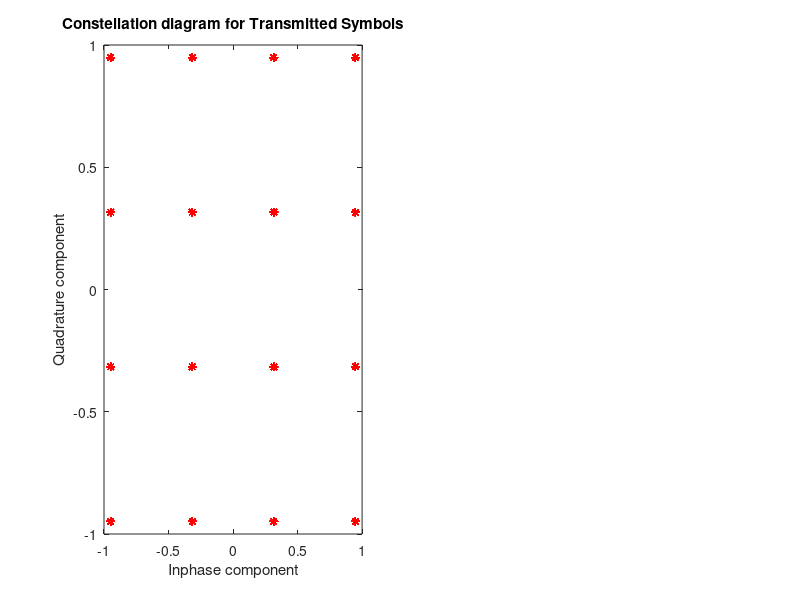
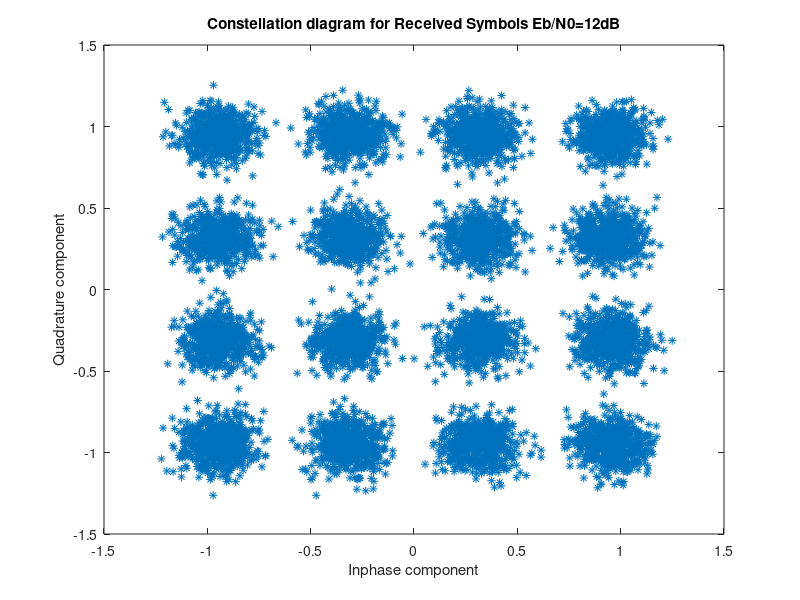
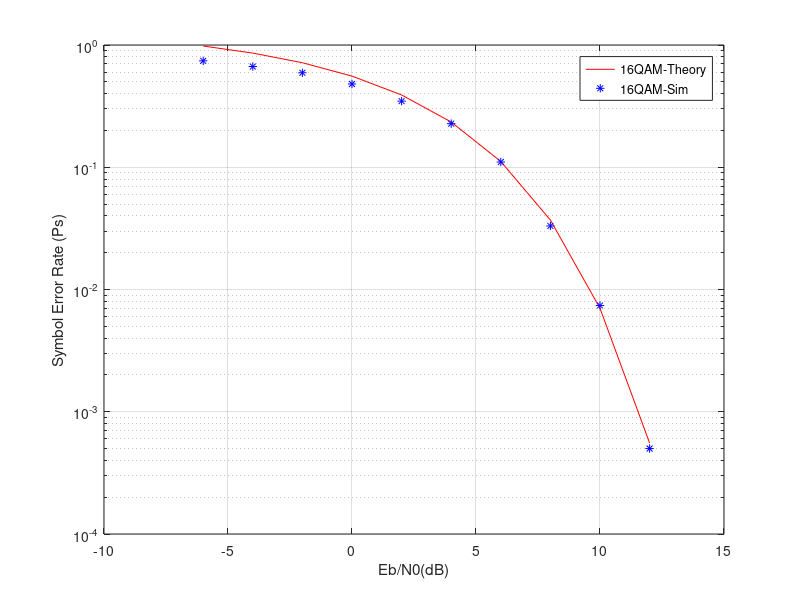

MATLAB code to generate these figures, in order:
clear;clc; %---------Input Fields-----------------------
N=10000; %Number of input symbols 
EbN0dB = -6:2:12; 
%Define EbN0dB range for simulation 
M=16; %for 16-QAM modulation. %--------------------------------------------
 
refArray =1/sqrt(10)*[-3-3j,-3-1j,-3+3j,-3+1j,-1-3j,-1-1j,-1+3j,-1+1j,3-3j,3-1j,3+3j,3+1j,1-3j,1-1j,1+3j,1+1j]; 
symErrSimulated = zeros(1,length(EbN0dB)); 
k=log2(M); 
EsN0dB = EbN0dB + 10*log10(k);
 
%---Generating a uniformly distributed random numbers in the set [0,1,2,..,M-1] 
data=ceil(M.*rand(N,1))-1; 
s=refArray(data+1); %16-QAM Constellation mapping with Gray coding
 
%--- Reference Constellation for demodulation and Error rate computation-
refI = real(refArray); 
refQ = imag(refArray);
 
%---Place holder for Symbol Error values for each Es/N0 for particular M value-
index=1; 
figure(1); 
subplot(1,2,1); 
plot(real(s),imag(s),'r*'); 
title('Constellation diagram for Transmitted Symbols'); 
xlabel('Inphase component'); 
ylabel('Quadrature component'); 
figure(2);

for x=EsN0dB, 
    %------------------------------------------
    %Channel Noise for various Es/N0 
    %------------------------------------------
    %Adding noise with variance according to the required Es/N0 
    noiseVariance = 1/(10.^(x/10));%Standard deviation for AWGN Noise 
    noiseSigma = sqrt(noiseVariance/2); %Creating a complex noise for adding with M-QAM modulated signal %Noise is complex since M-QAM is in complex representation 
    noise = noiseSigma*(randn(size(s))+1i*randn(size(s))); 
    received = s + noise;
    %-------------I-Q Branching--------------
    r_i = real(received); 
    r_q = imag(received);
 
%---Decision Maker-Compute (r_i-s_i)^2+(r_q-s_q)^2 and choose the smallest 
r_i_repmat = repmat(r_i,M,1); 
r_q_repmat = repmat(r_q,M,1); 
plot(r_i,r_q,'*'); 
title(['Constellation diagram for Received Symbols Eb/N0=' num2str(x-10*log10(k)) 'dB']); 
xlabel('Inphase component'); 
ylabel('Quadrature component'); 
pause; 
distance = zeros(M,N); %place holder for distance metric 
minDistIndex=zeros(N,1);
for j=1:N 
    %---Distance computation - (r_i-s_i)^2+(r_q-s_q)^2 -------------
    distance(:,j) = (r_i_repmat(:,j)-refI').^2+(r_q_repmat(:,j)-refQ').^2; 
    %---capture the index in the array where the minimum distance occurs 
    [dummy,minDistIndex(j)]=min(distance(:,j));
    end
 
y = minDistIndex - 1;%The index becomes the decoded symbol
 
%--------------Symbol Error Rate Calculation------------------------------
dataCap = y; 
symErrSimulated(1,index) = sum(dataCap~=data)/N; 
index=index+1; 
end
 %----- Compute Theoretical Symbol Error Rates --------------------
 %EsN0lin = 10.^(EsN0dB/10); 
 EbN0lin = 10.^(EbN0dB/10); 
 symErrTheory = 2*(1-1/sqrt(M))*erfc(sqrt(3/2*k*EbN0lin/(M-1)));
 
%---------------Plotting commands-----------------------   
figure(3); 
semilogy(EbN0dB,symErrTheory,'r-');
hold on; 
semilogy(EbN0dB,symErrSimulated,'b*'); 
legend('16QAM-Theory','16QAM-Sim'); 
xlabel('Eb/N0(dB)'); 
ylabel('Symbol Error Rate (Ps)'); 
grid on; 
 
 
 